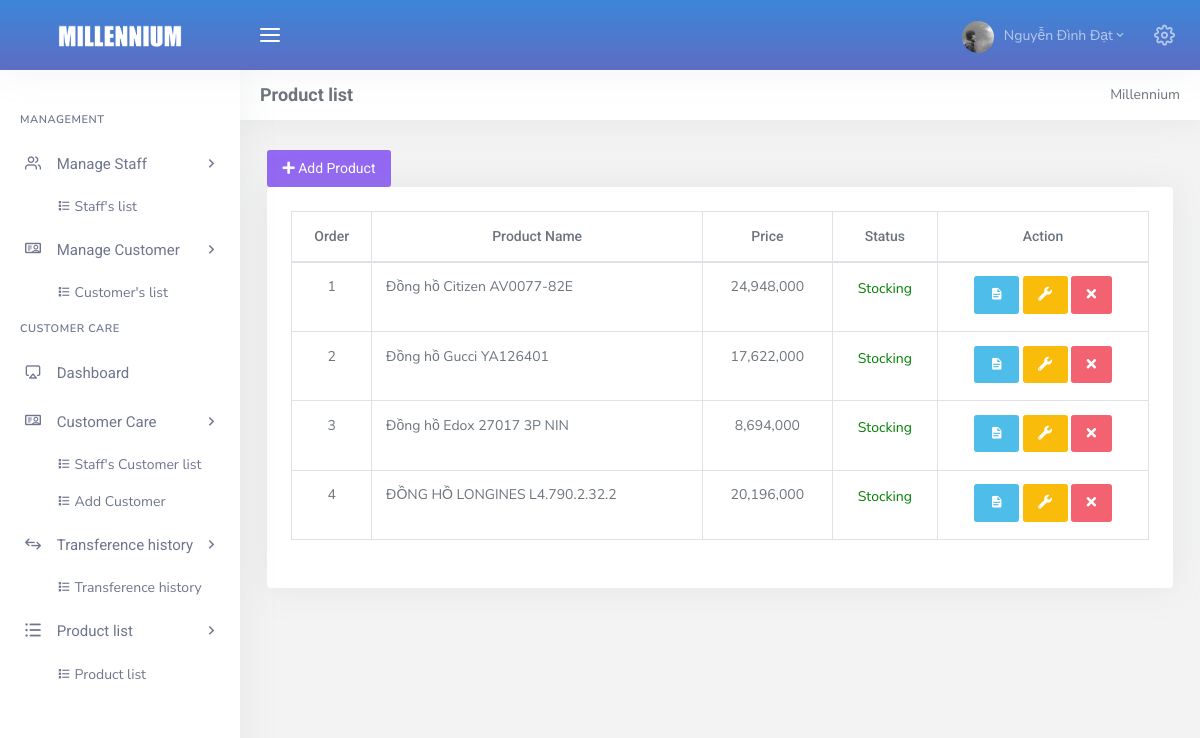
/admin/dashboard.php?page=list_product (signed in), run on an earlier commit of the app's database.
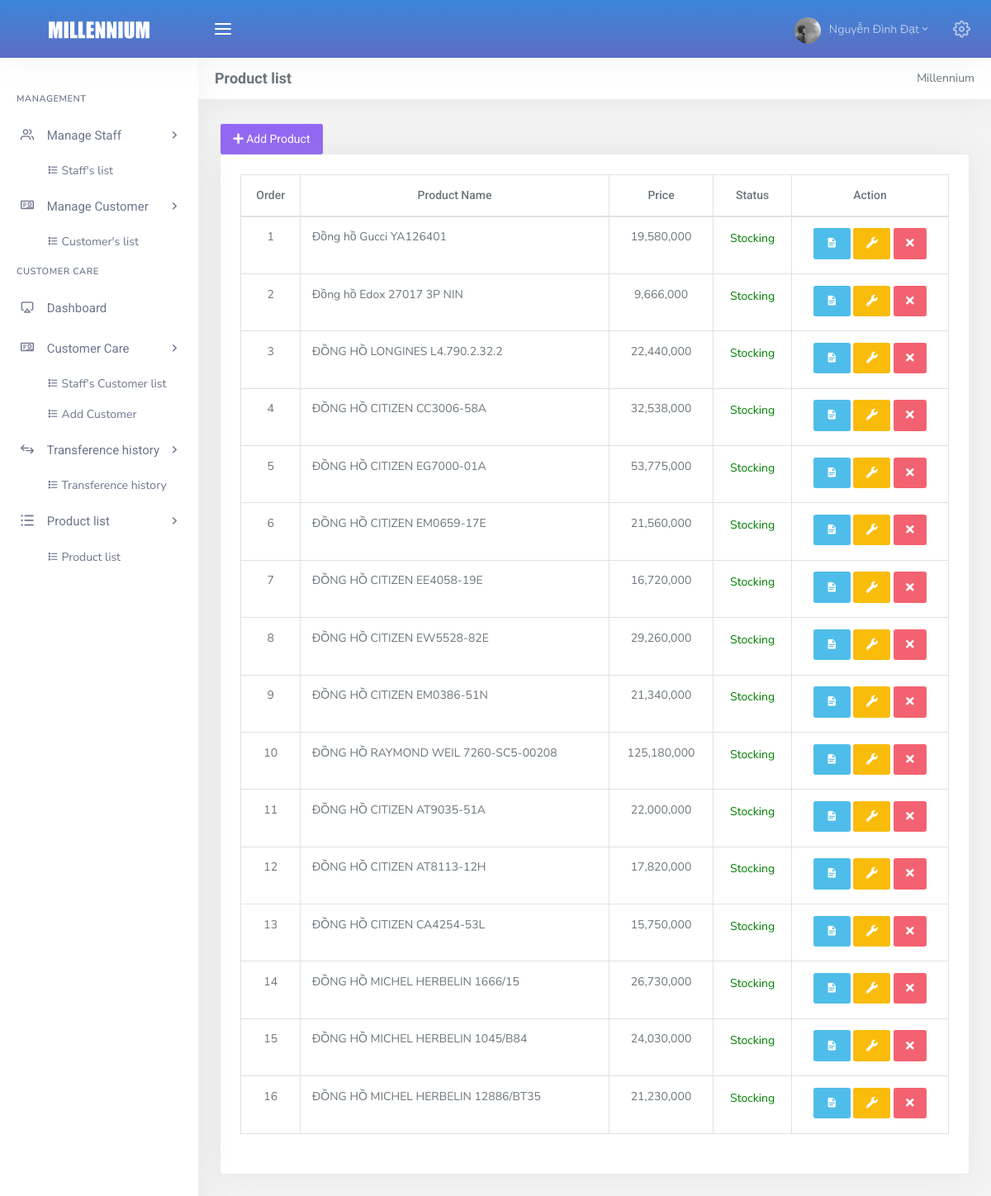
And on a later commit of the database.
### tables this page shows
CREATE TABLE `tbl_product` (
  `id` int(11) NOT NULL,
  `name` varchar(100) NOT NULL,
  `image` varchar(100) NOT NULL,
  `price` float NOT NULL,
  `description` text NOT NULL,
  `status` tinyint(4) NOT NULL DEFAULT 1,
  `role` int(5) NOT NULL,
  `origin` varchar(50) NOT NULL,
  `sale` int(2) NOT NULL,
  `create_at` datetime NOT NULL DEFAULT current_timestamp()
);

### admin/Controller/Product/Product_c.php (called while the page is built, shortened)
<?php
    include_once("Model/Product/Product_m.php");
    class Product_c extends Product_m {
        private $product;
        function __construct()
        {
            $this->product = new Product_m();
        }
        public function Product () {
            $product = $this->product->getProduct();
            include_once 'View/Product/list_product.php';
        }
    }
?>

### admin/Config/myConfig.php (called while the page is built, shortened)
<?php
	class Connect{
		private $user = "root";
		private $pass = "";
		private $dns = "mysql:host=localhost;dbname=customer_care";
		function __construct(){
			try {
				$this->pdo = new PDO($this->dns, $this->user, $this->pass);
				$this->pdo->query("SET NAMES utf8");
			} catch (PDOException $e) {
				echo $e->getMessage();
				exit();
			}
		}
	}
 ?>

### admin/Model/Product/Product_m.php (called while the page is built, shortened)
<?php
    include_once("Config/myConfig.php");
    class Product_m extends Connect {
        function __construct()
        {
            parent::__construct();
        }
        protected function getProduct () {
            $sql = "SELECT
                        *
                    FROM
                        tbl_product
                        ";
            $pre = $this->pdo->prepare($sql);
            $pre->execute();
            $result = array();
            while ($row = $pre->fetch(PDO::FETCH_ASSOC)) {
                $result[] = $row;
            }
            return $result;
        }
    }

### admin/View/Product/list_product.php (the view, shortened to what this page needs)
<button type="button" class="btn btn-icon waves-effect waves-light btn-purple addUser"
data-toggle = "modal" data-target = "#add_product" title="Modify">
     <i class="fa fa-plus" aria-hidden="true"></i> Add Product
</button>
<div class="row">
  <div class="col-12">
    <div class="card-box table-responsive table_product">
        <table id="datatable_list_product" class="display table table-bordered  dt-responsive nowrap" style="border-collapse: collapse; border-spacing: 0; width: 100%;">
          <thead>
            <tr class="text-center">
                <th>Order</th>
                <th>Product Name</th>
                <th>Price</th>
                <th>Status</th>
                <th>Action</th>
            </tr>
          </thead>
          <tbody id="view_all_product">
            <?php
              $count = 0;
              foreach ($product as $key => $valueProduct) {
                $count++;
                ?>
                  <tr>
                      <td class="text-center"><?= $count; ?></td>
                      <td><?= $valueProduct['name'] ?></td>
                      <td class="text-center"><?= number_format($valueProduct['price']); ?></td>
                      <td class="text-center">
                          <?php
                              if ($valueProduct['status'] == 1) {
                                  echo "<p style='color: green;'>Stocking</p>";
                              }else{
                                  echo "<p style='color: red;'>Out of stock</p>";
                              }
                          ?>
                      </td>
                      <td class="text-center">
                          <button type="button" class="btn btn-icon btn-info waves-effect waves-light" data-toggle="modal" data-target="#description<?= $valueProduct['id']; ?>" title="Detail"><span><i class="mdi mdi-file-document"></i></span></button>
                          <button type="button" class="btn btn-icon waves-effect waves-light btn-warning" title="Modify"
                          data-toggle="modal" data-target="#modify-product<?= $valueProduct['id'] ?>" data-whatever = "@getbootstrap">
                            <span>
                              <i class="fas fa-wrench"></i>
                            </span>
                          </button>
                          <button class="btn btn-danger btn-icon waves-effect waves-light remove_Product"
                          value="<?= $valueProduct['id']; ?>"
                          title="Delete">
                            <i class="fas fa-times"></i>
                          </button>
                      </td>
                  </tr>
                <?php
              }
             ?>
          </tbody>
        </table>
    </div>
  </div>
</div>

### admin/Includes/header_dashboard.php (shortened to what this page needs)
<!DOCTYPE html>
<html lang="en">
    <head>
         <link href="Asset/libs/datatables/dataTables.bootstrap4.css" rel="stylesheet" type="text/css" />
        <link href="Asset/libs/datatables/buttons.bootstrap4.css" rel="stylesheet" type="text/css" />
        <link href="Asset/libs/datatables/responsive.bootstrap4.css" rel="stylesheet" type="text/css" />
        <link href="Asset/libs/custombox/custombox.min.css" rel="stylesheet" type="text/css" >
        <link href="Asset/libs/jquery-toast/jquery.toast.min.css" rel="stylesheet" type="text/css" />
        <link href="Asset/css/bootstrap.min.css" rel="stylesheet" type="text/css" />
        <link href="Asset/css/icons.min.css" rel="stylesheet" type="text/css" />
        <link href="Asset/css/app.min.css" rel="stylesheet" type="text/css" />
        <link href="Asset/css/myCSS.css" rel="stylesheet" type="text/css" />
    </head>
    <body class="">
        <div id="wrapper">

### admin/Includes/navheader.php (shortened to what this page needs)
<div class="navbar-custom">
    <ul class="list-unstyled topnav-menu float-right mb-0">
        <li class="dropdown notification-list">
            <a class="nav-link dropdown-toggle nav-user mr-0 waves-effect waves-light" data-toggle="dropdown" href="#" role="button" aria-haspopup="false" aria-expanded="false">
                <img src="Asset/images/users/<?php echo $_SESSION['avatar']; ?>" alt="user-image" class="rounded-circle">
                <span class="ml-1"><?php echo $_SESSION['name']; ?><i class="mdi mdi-chevron-down"></i> </span>
            </a>
        </li>
        <li class="dropdown notification-list">
            <a href="javascript:void(0);" class="nav-link right-bar-toggle waves-effect waves-light">
                <i class="fe-settings noti-icon"></i>
            </a>
        </li>
    </ul>
    <div class="logo-box">
        <a href="index.php" class="logo text-center">
            <span class="logo-lg">
                <img src="Asset/images/Logo.png" alt="" height="50">
            </span>
        </a>
    </div>
    <ul class="list-unstyled topnav-menu topnav-menu-left m-0">
        <li>
            <button class="button-menu-mobile waves-effect waves-light">
                <i class="fe-menu"></i>
            </button>
        </li>
    </ul>
</div>

### admin/Includes/sidenav.php (shortened to what this page needs)
<div class="left-side-menu">
    <div class="slimscroll-menu">
        <div id="sidebar-menu">
            <ul class="metismenu" id="side-menu">
                <?php if($_SESSION['role'] == 1){ ?>
                <li class="menu-title mt-2"> Management </li>
                <li>
                    <a href="javascript: void(0);">
                        <i class="fe-users"></i>
                        <span> Manage Staff </span>
                        <span class="menu-arrow"></span>
                    </a>
                    <ul class="nav-second-level" aria-expanded="false">
                        <li><a href="dashboard.php?page=list_all_user">
                            <span><i class=" mdi mdi-format-list-bulleted-square"></i></span>
                            <span> Staff's list </span>
                        </a></li>
                    </ul>
                </li>
                <li>
                    <a href="javascript: void(0);">
                        <i class="dripicons-user-id"></i>
                        <span> Manage Customer </span>
                        <span class="menu-arrow"></span>
                    </a>
                    <ul class="nav-second-level" aria-expanded="false">
                        <li><a href="dashboard.php?page=list_customer">
                            <span><i class=" mdi mdi-format-list-bulleted-square"></i></span>
                            <span> Customer's list </span>
                        </a></li>
                    </ul>
                </li>
                <?php
                    }
                ?>
                <li class="menu-title"> Customer Care </li>
                <li>
                    <a href="dashboard.php?page=index">
                        <i class="fe-airplay"></i>
                        <span> Dashboard </span>
                    </a>
                </li>
                <li>
                    <a href="javascript: void(0);">
                        <i class="dripicons-user-id"></i>
                        <span> Customer Care </span>
                        <span class="menu-arrow"></span>
                    </a>
                    <ul class="nav-second-level" aria-expanded="false">
                        <li><a href="dashboard.php?page=list_customer_care">
                            <span><i class="mdi mdi-format-list-bulleted-square"></i></span>
                                <span> Staff's Customer list</span>
                        </a></li>
                        <li><a href="dashboard.php?page=list_customer_care_all">
                            <span><i class="mdi mdi-format-list-bulleted-square"></i></span>
                                <span> Add Customer</span>
                        </a></li>
                    </ul>
                </li>
                <li>
                    <a href="javascript: void(0);">
                        <i class="dripicons-swap"></i>
                        <span> Transference history </span>
                        <span class="menu-arrow"></span>
                    </a>
                    <ul class="nav-second-level" aria-expanded="false">
                        <li>
                            <a href="dashboard.php?page=list_history">
                                <span><i class="mdi mdi-format-list-bulleted-square"></i></span>
                                <span> Transference history </span>
                            </a>
                        </li>
                    </ul>
                </li>
                <li>
                    <a href="javascript: void(0);">
                        <i class="dripicons-view-list"></i>
                        <span> Product list </span>
                        <span class="menu-arrow"></span>
                    </a>
                    <ul class="nav-second-level" aria-expanded="false">
                        <li>
                            <a href="dashboard.php?page=list_product">
                                <span><i class="mdi mdi-format-list-bulleted-square"></i></span>
                                    <span> Product list </span>
                            </a>
                        </li>
                    </ul>
                </li>
            </ul>
        </div>
    </div>
</div>

### admin/dashboard.php (shortened to what this page needs)
<?php
    include_once "Includes/header_dashboard.php";
?>
        <?php include_once 'Includes/navheader.php'; ?>
        <?php include_once 'Includes/sidenav.php'; ?>
        <div class="content-page">
            <div class="content">
                <div class="container-fluid">
                    <div class="row">
                        <div class="col-12">
                            <div class="page-title-box">
                                <div class="page-title-right">
                                    <ol class="breadcrumb m-0">
                                        <li class="breadcrumb-item"><a href="dashboard.php">Millennium</a></li>
                                        <?php
                                            if (isset($_GET['page'])) {
                                                $page = $_GET['page'];
                                            }else{
                                                $page = 'index';
                                            }
                                         ?>
                                    </ol>
                                </div>
                                <h4 class="page-title">
                                     <?php
                                        if (isset($_GET['page'])) {
                                            $page = $_GET['page'];
                                        } else {
                                            $page = 'index';
                                        }
                                        switch ($page) {
                                            case 'list_product':
                                                echo "Product list";
                                                break;
                                        }
                                    ?>
                                </h4>
                            </div>
                        </div>
                    </div>
                    <div class="row">
                        <div class="col-lg-12">
                            <?php
                                if (isset($_GET['page'])) {
                                    $page = $_GET['page'];
                                } else {
                                    $page = 'index';
                                }
                                switch ($page) {
                                    case 'list_product':
                                        include_once 'Controller/Product/Product_c.php';
                                        $product = new Product_c();
                                        $product->Product();
                                        break;
                                }
                            ?>
                        </div>
                    </div>
                </div>
            </div>
        </div>
  <?php include("Includes/footer.php"); ?>

### admin/Includes/footer.php (shortened to what this page needs)
		</div>
    </body>
</html>

What changed in the data, as far as the page shows it:
removed tbl_product: name "Đồng hồ Citizen AV0077-82E", price "24,948,000", status "Stocking"
changed tbl_product "Đồng hồ Gucci YA126401": price "17,622,000" → "19,580,000"
changed tbl_product "Đồng hồ Edox 27017 3P NIN": price "8,694,000" → "9,666,000"
changed tbl_product "ĐỒNG HỒ LONGINES L4.790.2.32.2": price "20,196,000" → "22,440,000"
added tbl_product: name "ĐỒNG HỒ CITIZEN CC3006-58A", price "32,538,000", status "Stocking", $valueProduct['id'] 5 (drawn)
added tbl_product: name "ĐỒNG HỒ CITIZEN EG7000-01A", price "53,775,000", status "Stocking", $valueProduct['id'] 6 (drawn)
added tbl_product: name "ĐỒNG HỒ CITIZEN EM0659-17E", price "21,560,000", status "Stocking", $valueProduct['id'] 7 (drawn)
added tbl_product: name "ĐỒNG HỒ CITIZEN EE4058-19E", price "16,720,000", status "Stocking", $valueProduct['id'] 8 (drawn)
added tbl_product: name "ĐỒNG HỒ CITIZEN EW5528-82E", price "29,260,000", status "Stocking", $valueProduct['id'] 9 (drawn)
added tbl_product: name "ĐỒNG HỒ CITIZEN EM0386-51N", price "21,340,000", status "Stocking", $valueProduct['id'] 10 (drawn)
added tbl_product: name "ĐỒNG HỒ RAYMOND WEIL 7260-SC5-00208", price "125,180,000", status "Stocking", $valueProduct['id'] 11 (drawn)
added tbl_product: name "ĐỒNG HỒ CITIZEN AT9035-51A", price "22,000,000", status "Stocking", $valueProduct['id'] 12 (drawn)
added tbl_product: name "ĐỒNG HỒ CITIZEN AT8113-12H", price "17,820,000", status "Stocking", $valueProduct['id'] 13 (drawn)
added tbl_product: name "ĐỒNG HỒ CITIZEN CA4254-53L", price "15,750,000", status "Stocking", $valueProduct['id'] 14 (drawn)
added tbl_product: name "ĐỒNG HỒ MICHEL HERBELIN 1666/15", price "26,730,000", status "Stocking", $valueProduct['id'] 15 (drawn)
added tbl_product: name "ĐỒNG HỒ MICHEL HERBELIN 1045/B84", price "24,030,000", status "Stocking", $valueProduct['id'] 16 (drawn)
added tbl_product: name "ĐỒNG HỒ MICHEL HERBELIN 12886/BT35", price "21,230,000", status "Stocking", $valueProduct['id'] 17 (drawn)
